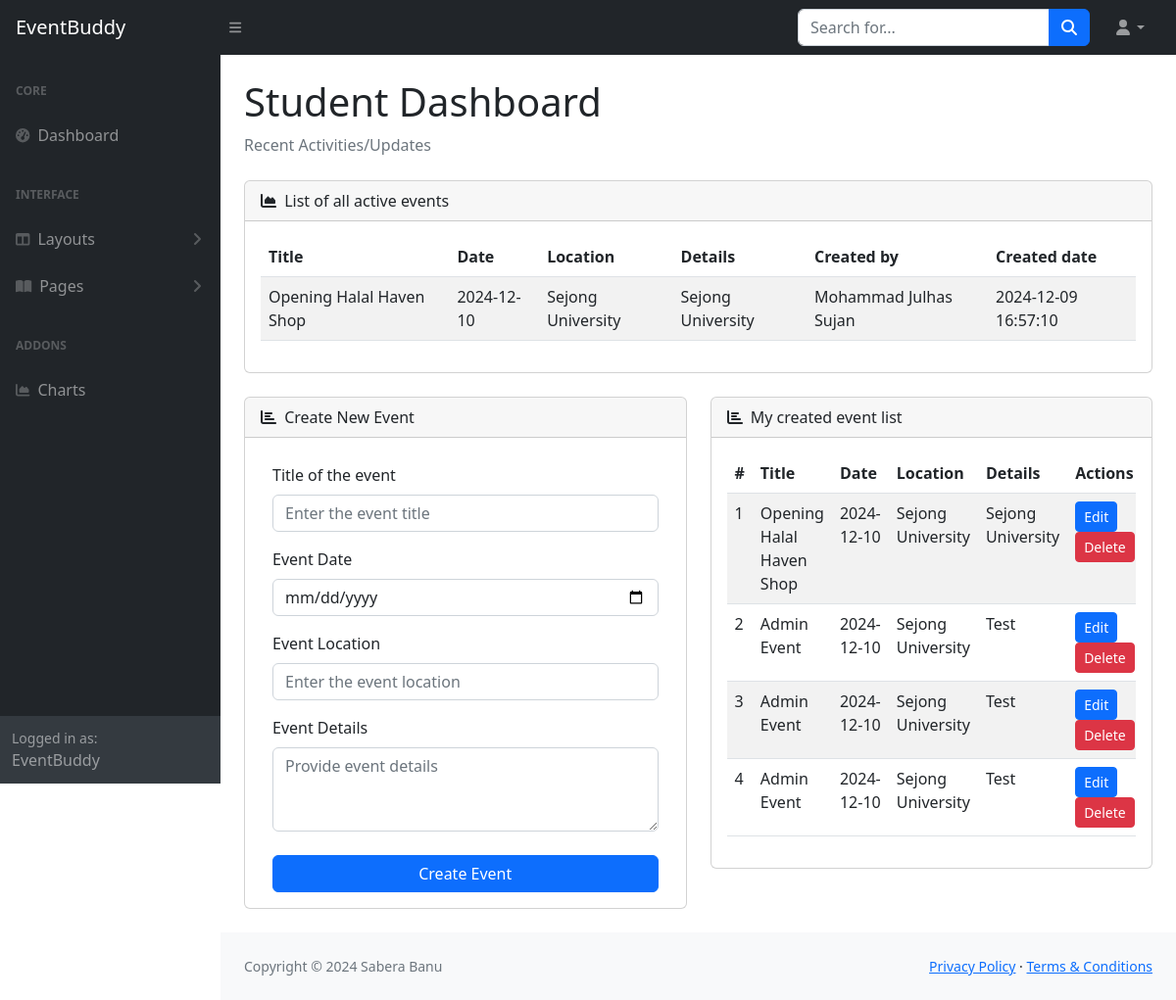
/admin-panel/view/student-dashboard.php (signed in), run on the app's committed database.
### tables this page shows
CREATE TABLE `posts` (
  `id` int(11) NOT NULL,
  `title` varchar(255) NOT NULL,
  `event_date` date DEFAULT NULL,
  `location` text DEFAULT NULL,
  `content` text NOT NULL,
  `author_id` int(11) NOT NULL,
  `created_at` timestamp NOT NULL DEFAULT current_timestamp(),
  `approved` tinyint(1) DEFAULT 0
);

CREATE TABLE `users` (
  `id` int(11) NOT NULL,
  `name` varchar(255) NOT NULL,
  `student_id` varchar(255) NOT NULL,
  `username` varchar(255) NOT NULL,
  `password_hash` varchar(255) NOT NULL,
  `role` enum('student','admin') NOT NULL
);

### admin-panel/controller/view.php (called while the page is built, shortened)
<?php
$events = [];
$userId = $_SESSION['user_id'];
$sql = "SELECT id, title, event_date, location, content FROM posts WHERE author_id = ?";
$stmt = $conn->prepare($sql);
if ($stmt) {
    $stmt->bind_param("i", $userId);
    if ($stmt->execute()) {
        $result = $stmt->get_result();
        while ($row = $result->fetch_assoc()) {
            $events[] = $row;
        }
    } else {
        $errorMessage = "Error fetching events: " . $stmt->error;
    }
} else {
    $errorMessage = "Error: Unable to prepare the SQL statement.";
}
$allApprovedEvents = [];
$sql = "SELECT a.*, b.name AS userName FROM posts a LEFT JOIN users b ON a.author_id = b.id where a.approved = 1";
$stmt = $conn->prepare($sql);
if ($stmt) {
    if ($stmt->execute()) {
        $result = $stmt->get_result();
        while ($row = $result->fetch_assoc()) {
            $allApprovedEvents[] = $row;
        }
    } else {
        $errorMessage = "Error fetching events: " . $stmt->error;
    }
} else {
    $errorMessage = "Error: Unable to prepare the SQL statement.";
}
?>

### admin-panel/view/student-dashboard.php (the view, shortened to what this page needs)
<?php
include_once '../../includes/db.php';
include_once '../controller/view.php';
?>
<!DOCTYPE html>
<html lang="en">
    <head>
        <link href="https://cdn.jsdelivr.net/npm/simple-datatables@7.1.2/dist/style.min.css" rel="stylesheet" />
        <link href="../css/styles.css" rel="stylesheet" />
    </head>
    <body class="sb-nav-fixed">
        <?php include('../layouts/header.php');?>
        <div id="layoutSidenav">
            <?php include('../layouts/sidebar.php');?>
            <div id="layoutSidenav_content">
                <main>
                    <div class="container-fluid px-4">
                        <h1 class="mt-4">Student Dashboard</h1>
                        <ol class="breadcrumb mb-4">
                            <li class="breadcrumb-item active">Recent Activities/Updates</li>
                        </ol>
                        <div class="row">
                            <div class="col-xl-12">
                                <div class="card mb-4">
                                    <div class="card-header">
                                        <i class="fas fa-chart-area me-1"></i>
                                        List of all active events
                                    </div>
                                    <div class="card-body">
                                      <?php if (!empty($allApprovedEvents)): ?>
                                          <div class="table-responsive">
                                              <table class="table table-striped">
                                                  <thead>
                                                      <tr>
                                                          <th>Title</th>
                                                          <th>Date</th>
                                                          <th>Location</th>
                                                          <th>Details</th>
                                                          <th>Created by</th>
                                                          <th>Created date</th>
                                                      </tr>
                                                  </thead>
                                                  <tbody>
                                                      <?php foreach ($allApprovedEvents as $event): ?>
                                                          <tr>
                                                              <td><?php echo htmlspecialchars($event['title']); ?></td>
                                                              <td><?php echo htmlspecialchars($event['event_date']); ?></td>
                                                              <td><?php echo htmlspecialchars($event['location']); ?></td>
                                                              <td><?php echo htmlspecialchars($event['content']); ?></td>
                                                              <td><?php echo htmlspecialchars($event['userName']); ?></td>
                                                              <td><?php echo htmlspecialchars($event['created_at']); ?></td>
                                                          </tr>
                                                      <?php endforeach; ?>
                                                  </tbody>
                                              </table>
                                          </div>
                                      <?php else: ?>
                                          <p>No events are currently active.</p>
                                      <?php endif; ?>
                                    </div>
                                </div>
                            </div>
                            <div class="col-xl-6">
                              <div class="card mb-4">
                                  <div class="card-header">
                                      <i class="fas fa-chart-bar me-1"></i>
                                      Create New Event
                                  </div>
                                  <div class="card-body">
                                      <div class="container" style=" margin-top: 10px;" id="content">
                                          <form action="student-dashboard.php" method="POST">
                                              <?php include_once 'event-create-form.php'; ?>
                                          </form>
                                      </div>
                                  </div>
                              </div>
                          </div>
                            <div class="col-xl-6">
                                <div class="card mb-4">
                                    <div class="card-header">
                                        <i class="fas fa-chart-bar me-1"></i>
                                        My created event list
                                    </div>
                                    <div class="card-body">
                                    <?php if (!empty($events)): ?>
                                        <div class="table-responsive">
                                            <table class="table table-striped">
                                                <thead>
                                                    <tr>
                                                        <th>#</th>
                                                        <th>Title</th>
                                                        <th>Date</th>
                                                        <th>Location</th>
                                                        <th>Details</th>
                                                        <th>Actions</th>
                                                    </tr>
                                                </thead>
                                                <tbody>
                                                    <?php foreach ($events as $index => $event): ?>
                                                        <tr>
                                                            <td><?php echo $index + 1; ?></td>
                                                            <td><?php echo htmlspecialchars($event['title']); ?></td>
                                                            <td><?php echo htmlspecialchars($event['event_date']); ?></td>
                                                            <td><?php echo htmlspecialchars($event['location']); ?></td>
                                                            <td><?php echo htmlspecialchars($event['content']); ?></td>
                                                            <td>
                                                                <a href="../controller/edit_event.php?id=<?php echo $event['id']; ?>" class="btn btn-sm btn-primary">Edit</a>
                                                                <a href="../controller/delete_event.php?id=<?php echo $event['id']; ?>" class="btn btn-sm btn-danger" onclick="return confirm('Are you sure you want to delete this event?');">Delete</a>
                                                            </td>
                                                        </tr>
                                                    <?php endforeach; ?>
                                                </tbody>
                                            </table>
                                        </div>
                                    <?php else: ?>
                                        <p>No events created yet.</p>
                                    <?php endif; ?>
                                </div>
                                </div>
                            </div>
                        </div>
                </main>
                <?php include('../layouts/footer.php');?>
            </div>
        </div>
    </body>
</html>

### admin-panel/layouts/header.php (shortened to what this page needs)
<nav class="sb-topnav navbar navbar-expand navbar-dark bg-dark">
    <a class="navbar-brand ps-3" href="index.html"> EventBuddy</a>
    <button class="btn btn-link btn-sm order-1 order-lg-0 me-4 me-lg-0" id="sidebarToggle" href="#!"><i class="fas fa-bars"></i></button>
    <form class="d-none d-md-inline-block form-inline ms-auto me-0 me-md-3 my-2 my-md-0">
        <div class="input-group">
            <input class="form-control" type="text" placeholder="Search for..." aria-label="Search for..." aria-describedby="btnNavbarSearch" />
            <button class="btn btn-primary" id="btnNavbarSearch" type="button"><i class="fas fa-search"></i></button>
        </div>
    </form>
    <ul class="navbar-nav ms-auto ms-md-0 me-3 me-lg-4">
        <li class="nav-item dropdown">
            <a class="nav-link dropdown-toggle" id="navbarDropdown" href="#" role="button" data-bs-toggle="dropdown" aria-expanded="false"><i class="fas fa-user fa-fw"></i></a>
        </li>
    </ul>
</nav>

### admin-panel/layouts/sidebar.php (shortened to what this page needs)
<div id="layoutSidenav_nav">
<nav class="sb-sidenav accordion sb-sidenav-dark" id="sidenavAccordion">
    <div class="sb-sidenav-menu">
        <div class="nav">
            <div class="sb-sidenav-menu-heading">Core</div>
            <a class="nav-link" href="index.html">
                <div class="sb-nav-link-icon"><i class="fas fa-tachometer-alt"></i></div>
                Dashboard
            </a>
            <div class="sb-sidenav-menu-heading">Interface</div>
            <a class="nav-link collapsed" href="#" data-bs-toggle="collapse" data-bs-target="#collapseLayouts" aria-expanded="false" aria-controls="collapseLayouts">
                <div class="sb-nav-link-icon"><i class="fas fa-columns"></i></div>
                Layouts
                <div class="sb-sidenav-collapse-arrow"><i class="fas fa-angle-down"></i></div>
            </a>
            <a class="nav-link collapsed" href="#" data-bs-toggle="collapse" data-bs-target="#collapsePages" aria-expanded="false" aria-controls="collapsePages">
                <div class="sb-nav-link-icon"><i class="fas fa-book-open"></i></div>
                Pages
                <div class="sb-sidenav-collapse-arrow"><i class="fas fa-angle-down"></i></div>
            </a>
            <div class="sb-sidenav-menu-heading">Addons</div>
            <a class="nav-link" href="charts.html">
                <div class="sb-nav-link-icon"><i class="fas fa-chart-area"></i></div>
                Charts
            </a>
        </div>
    </div>
    <div class="sb-sidenav-footer">
        <div class="small">Logged in as:</div>
        EventBuddy
    </div>
</nav>
</div>

### admin-panel/view/event-create-form.php
<div class="mb-3">
  <label for="title" class="form-label">Title of the event</label>
  <input type="text" id="title" class="form-control w-100" name="title" placeholder="Enter the event title" required>
</div>
<div class="mb-3">
  <label for="event_date" class="form-label">Event Date</label>
  <input type="date" id="event_date" class="form-control w-100" name="event_date" required>
</div>
<div class="mb-3">
  <label for="location" class="form-label">Event Location</label>
  <input type="text" id="location" class="form-control w-100" name="location" placeholder="Enter the event location" required>
</div>
<div class="mb-3">
  <label for="content" class="form-label">Event Details</label>
  <textarea id="content" class="form-control w-100" name="content" rows="3" placeholder="Provide event details" required></textarea>
</div>
<button type="submit" class="btn btn-primary w-100 mt-2">Create Event</button>

### admin-panel/layouts/footer.php
<footer class="py-4 bg-light mt-auto">
    <div class="container-fluid px-4">
        <div class="d-flex align-items-center justify-content-between small">
            <div class="text-muted">Copyright &copy; 2024 Sabera Banu</div>
            <div>
                <a href="#">Privacy Policy</a>
                &middot;
                <a href="#">Terms &amp; Conditions</a>
            </div>
        </div>
    </div>
</footer>

### data on the page
posts: title "Opening Halal Haven Shop", event_date "2024-12-10", location "Sejong University", content "Sejong University", author.name "Mohammad Julhas Sujan", created_at "2024-12-09 16:57:10"
posts: title "Admin Event", event_date "2024-12-10", location "Sejong University", content "Test"
posts: title "Admin Event", event_date "2024-12-10", location "Sejong University", content "Test"
posts: title "Admin Event", event_date "2024-12-10", location "Sejong University", content "Test"
